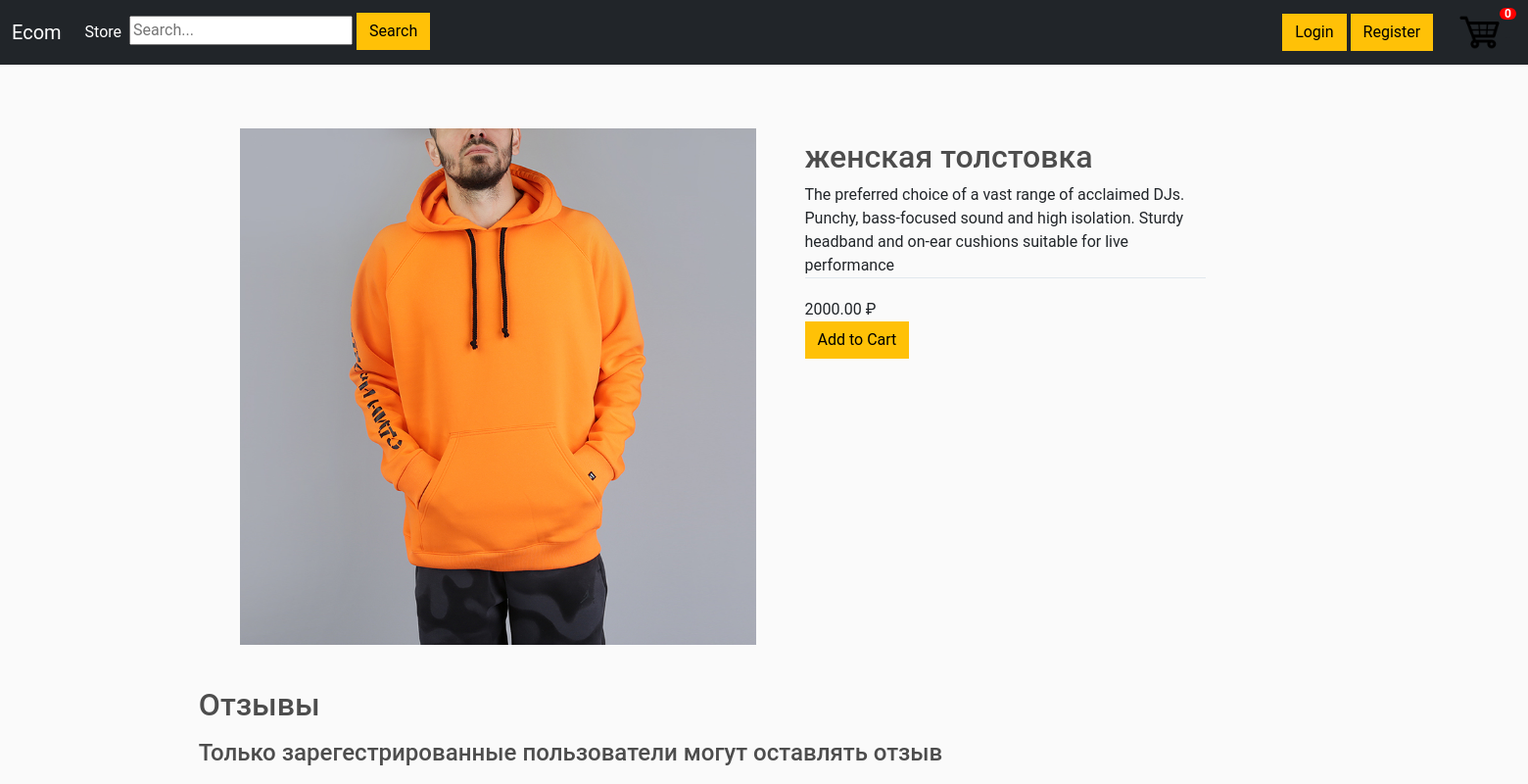
/4/, run on an earlier commit of the app's database.
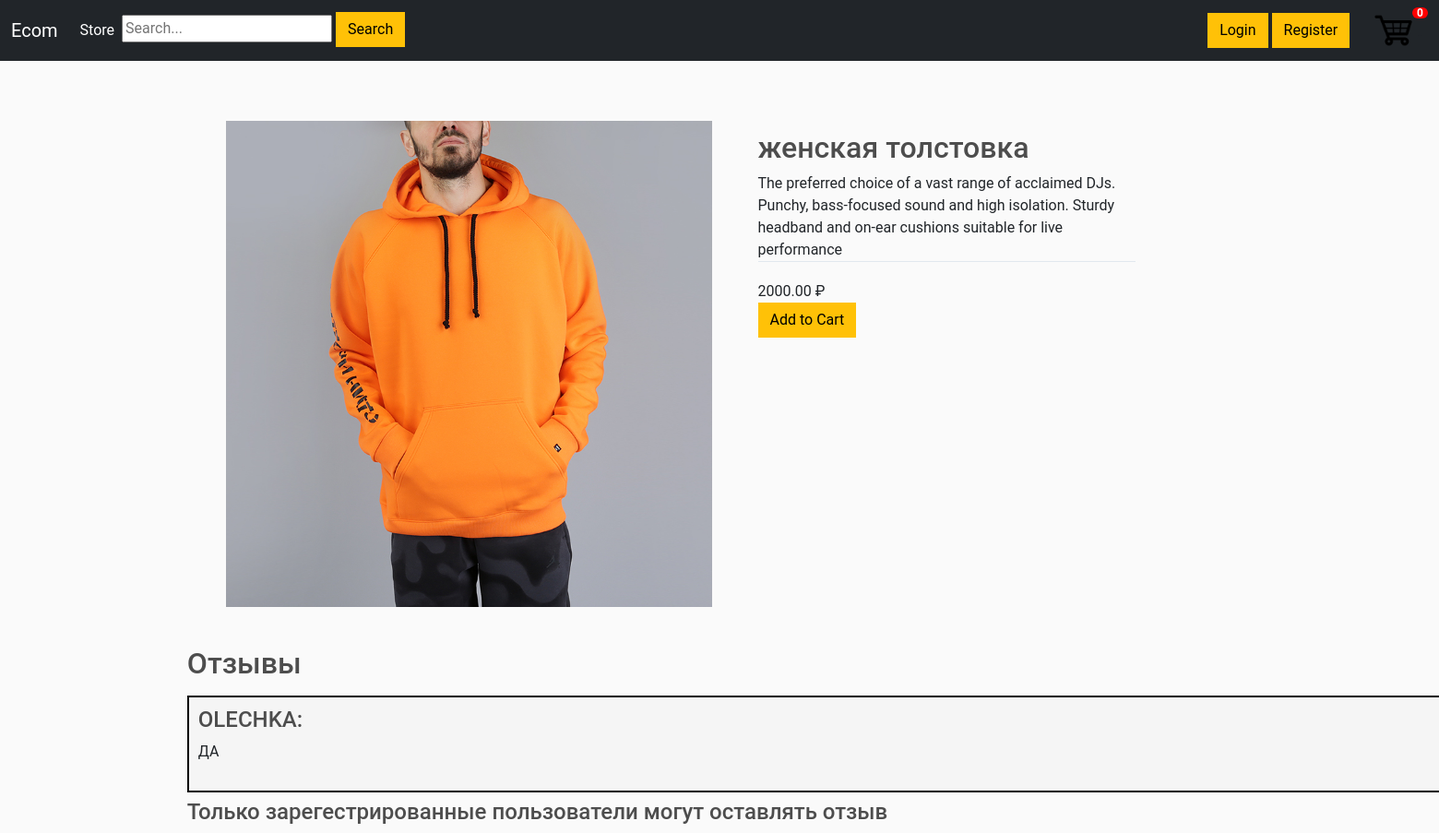
And on a later commit of the database.
### mainapp/models.py (models this page shows)
class Comment(models.Model):
    text = models.CharField(max_length=250, null=True)
    product = models.ForeignKey(Product, on_delete=models.SET_NULL, blank=True, null=True)
    customer = models.ForeignKey(Customer, on_delete=models.SET_NULL, blank=True, null=True)

class Customer(models.Model):
    user = models.OneToOneField(User, on_delete=models.CASCADE, null=True, blank=True)
    name = models.CharField(max_length=200, null=True)
    email = models.CharField(max_length=200, null=True)
    def __str__(self):
        return self.name

### mainapp/views.py (the view)
# urls.py: path('<int:product_id>/', views.product, name='product'),
def product(request, product_id):
    try:
        product = Product.objects.get(id=product_id)
    except:
        raise Http404('продукт не найден')
    data = cartData(request)
    cartItems = data['cartItems']
    comments = Comment.objects.filter(product_id=product.id)[:20]
    context = {'product': product, 'cartItems': cartItems, 'comments': comments}
    return render(request, "mainapp/product.html", context)

### mainapp/models.py (called while the page is built)
    def imageURL(self):
        try:
            url = self.image.url
        except:
            url = ''
        return url

### mainapp/utils.py (called while the page is built, shortened)
def cookieCart(request):
    try:
        cart = json.loads(request.COOKIES['cart'])
    except:
        cart = {}
    print("Cart:", cart)
    items = []
    order = {'get_cart_total': 0, 'get_cart_items': 0, 'shipping': False}
    cartItems = order['get_cart_items']
    return {"cartItems": cartItems, "order": order, "items": items}

def cartData(request):
    if request.user.is_authenticated:
        customer = request.user.customer
        order, created = Order.objects.get_or_create(customer=customer, complete=False)
        cartItems = order.get_cart_items()
        items = order.orderitem_set.all()
    else:
        cookieData = cookieCart(request)
        cartItems = cookieData['cartItems']
        order = cookieData['order']
        items = cookieData['items']
    return {"cartItems": cartItems, "order": order, "items": items}

### mainapp/templates/mainapp/product.html (shortened to what this page needs)
{% extends 'mainapp/index.html' %}
{% load static %}
{% block content%}
<link rel="stylesheet" type="text/css" href="{% static 'css/product.css' %}">
<img class="left-column" src="{{product.imageURL}}">
<div class="right-column">
    <div class="product-description">
    <h2>{{product.name}}</h2>
    The preferred choice of a vast range of acclaimed DJs. Punchy, bass-focused sound and high isolation. Sturdy headband and on-ear cushions suitable for live performance</div>
    <div class="product-price">{{product.price}} ₽</div> <a><button data-product = {{product.id}} data-action = "add" class="btn btn-warning add-btn update-cart">Add to Cart</button></a>
</div>
<div class="comment">
    <h2>Отзывы</h2>
    {% for comment in comments%}
        <div class="comment-cart">
            <div class="media-body">
                <div class="well well-lg">
                    <h4 class="media-heading text-uppercase reviews">{{comment.customer}}: </h4>
                    <p class="media-comment">
                      {{comment.text}}
                    </p>
                </div>
            </div>
        </div>
    {% endfor %}
    {% if user.is_authenticated %}
        <form action="{% url 'leave_comment' product.id %}" method="POST">
            {% csrf_token %}
            <p><textarea name="comment_area" cols="40" rows="3"></textarea></p>
            <button class="btn btn-warning">Оставить отзыв</button>
        </form>
    {% else %}
        <h4>Только зарегестрированные пользователи могут оставлять отзыв</h4>
    {% endif %}
</div>
{% endblock content%}

What changed in the data, as far as the page shows it:
added Comment: customer "OLECHKA", text "ДА"
